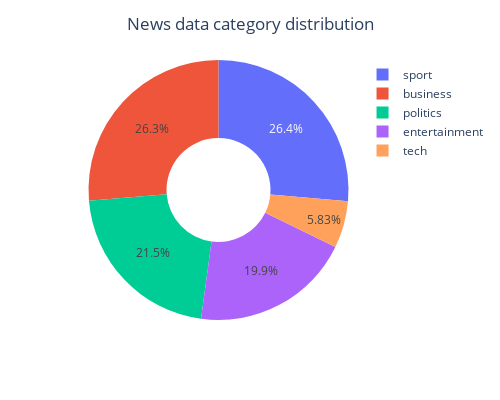

Notebook code for this chart:
### Code cell
value = data['category'].value_counts()
value_index = value.index
fig = px.pie(data, values = value, names = value_index, hole = 0.4, width = 500, height = 400)
fig.update_layout(title = 'News data category distribution', title_x = 0.5)
fig.show()

### Figure 1 — Plotly figure (JSON) as saved in the notebook; plotly's stock layout.template omitted (floating-point values rounded to 4 significant figures)
{"data": [{"domain": {"x": [0, 1], "y": [0, 1]}, "hole": 0.4, "hovertemplate": "label=%{label}<br>value=%{value}<extra></extra>", "labels": ["sport", "business", "politics", "entertainment", "tech"], "legendgroup": "", "name": "", "showlegend": true, "type": "pie", "values": [511, 510, 417, 386, 113]}], "layout": {"height": 400, "legend": {"tracegroupgap": 0}, "margin": {"t": 60}, "title": {"text": "News data category distribution", "x": 0.5}, "width": 500}}
